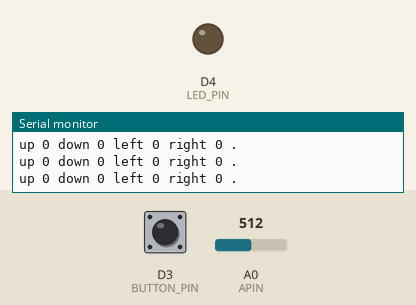
The sketch below on a simulated ESP8266 (NodeMCU). On the bench: output pins drawn as LEDs (lit = HIGH), the last lines printed to the serial monitor. Inputs (shaded band) come from the test bench; at power-on: D3 (BUTTON_PIN) HIGH, A0 (APIN) = 512. Pins used as bus, display or sensor lines are not drawn.

Above: at 1.2 s.
1.3 s: D3 (BUTTON_PIN) pulled LOW for 0.15 s
At 2.0 s:
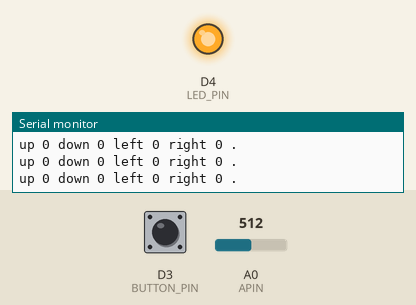
2.9 s: D3 (BUTTON_PIN) pulled LOW for 1 s
At 3.2 s:
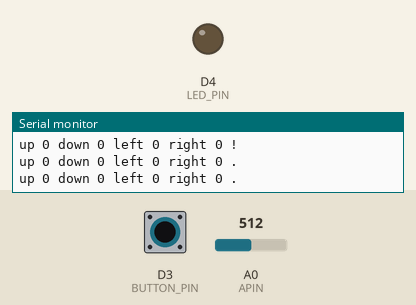
5.4 s: D3 (BUTTON_PIN) pulled LOW for 3.2 s
At 6.3 s:
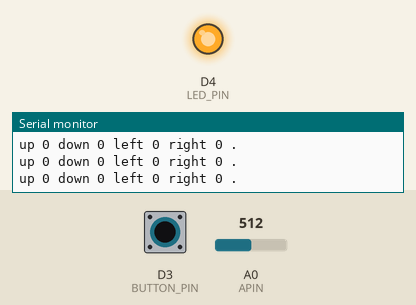
Timing chart, 0 to 8.4 s (numbered marks = the images above; inputs shaded):
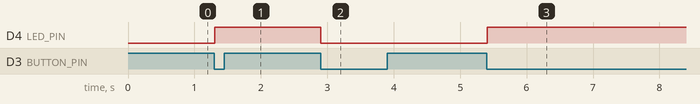

The sketch:

Joysticktest.ino
```cpp
#include <Bounce2.h>
#define APIN A0  // Analog input pin that the potentiometer is attached to
#define LED_PIN LED_BUILTIN // Analog output pin that the LED is attached to
#define BUTTON_PIN D3
#define AXIS_PIN D5
int X = 0;        // value read from the pot
int Y = 0;        // value output to the PWM (analog out)
unsigned long previousMillis = 0;
const long interval = 100;

typedef struct Directions{
  bool up;
  bool down;
  bool left;
  bool right;
  bool button;
};
Directions Dirs {false, false, false, false, false};
Bounce2::Button button = Bounce2::Button();
int ledState = LOW;
void setup() {
  button.attach(BUTTON_PIN, INPUT);
  button.interval(5);
  button.setPressedState(LOW);
  pinMode(LED_PIN, OUTPUT);
  digitalWrite(LED_PIN, ledState);
  Serial.begin(115200);
  pinMode(AXIS_PIN, OUTPUT);

}


void getX(){
  digitalWrite(AXIS_PIN, HIGH);
  X = analogRead(APIN);
}

void getY(){
  digitalWrite(AXIS_PIN, LOW);
  Y = analogRead(APIN);
}

void printXY(){
  Serial.print("X = ");
  Serial.print(X);
  Serial.print(" ");
  Serial.print("Y = ");
  Serial.println(Y);
}
void getDir(Directions &Dirs){
  Dirs.up = Dirs.down = Dirs.left = Dirs.right = false;
  if(Y > 900) Dirs.up = true;
  if(Y < 100) Dirs.down = true;
  if(X > 900) Dirs.right = true;
  if(X < 100) Dirs.left = true;
}
void printDir(Directions &Dirs){
  Serial.print("up ");
  Serial.print(Dirs.up);
  Serial.print(" down ");
  Serial.print(Dirs.down);
  Serial.print(" left ");
  Serial.print(Dirs.left);
  Serial.print(" right ");
  Serial.print(Dirs.right);
  Serial.println(Dirs.button ? " !":" .");
}
void loop() {
  button.update();
  if(button.pressed()){
    ledState = !ledState;
    digitalWrite(LED_PIN, ledState);
    Dirs.button = true;
    Dirs.left = Dirs.right = Dirs.up = Dirs.down = false;
    printDir(Dirs);
  } else {
    Dirs.button = false;
    if(millis() - previousMillis >= interval){
      previousMillis = millis();
      getX();
      getY();
      getDir(Dirs);
      //printXY();
      printDir(Dirs);

    }
  }


}
```

Measured:
- after the input at 1.3 s, D4 (LED_PIN): LOW → HIGH at once
- after the input at 2.9 s, D4 (LED_PIN): HIGH → LOW at once
- after the input at 5.4 s, D4 (LED_PIN): LOW → HIGH at once
